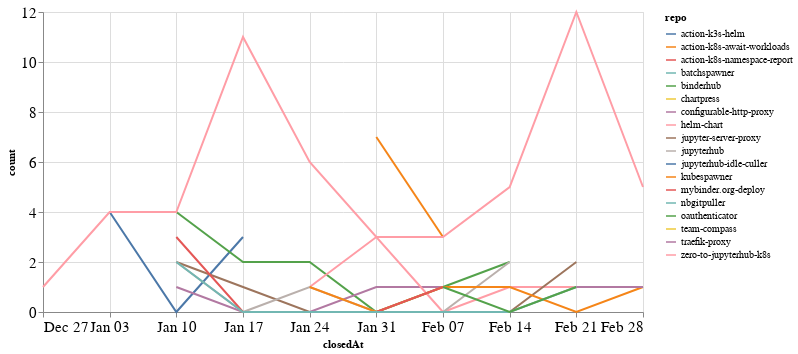

Source (notebook cell):
### Code cell
closed_by_time = closed_by.groupby('repo').resample('W', on='closedAt').count()['author'].reset_index()
closed_by_time = closed_by_time.rename(columns={'author': 'count'})

alt.Chart(closed_by_time, width=600).mark_line().encode(
    x='closedAt',
    y='count',
    color='repo',
    tooltip="repo"
)

### Figure 1 — Vega-Lite specification as saved in the notebook (floating-point values rounded to 4 significant figures)
{"config": {"axisLeft": {"labelFontSize": 15}, "axisBottom": {"labelFontSize": 15}}, "data": {"name": "data-d7e134dae40182c85a0f74088e57dacf"}, "mark": "line", "encoding": {"color": {"type": "nominal", "field": "repo"}, "tooltip": {"type": "nominal", "field": "repo"}, "x": {"type": "temporal", "field": "closedAt"}, "y": {"type": "quantitative", "field": "count"}}, "width": 600, "$schema": "https://vega.github.io/schema/vega-lite/v4.8.1.json", "datasets": {"data-d7e134dae40182c85a0f74088e57dacf": [{"repo": "action-k3s-helm", "closedAt": "2021-01-03T00:00:00", "count": 4}, {"repo": "action-k3s-helm", "closedAt": "2021-01-10T00:00:00", "count": 0}, {"repo": "action-k3s-helm", "closedAt": "2021-01-17T00:00:00", "count": 3}, {"repo": "action-k8s-await-workloads", "closedAt": "2021-01-31T00:00:00", "count": 7}, {"repo": "action-k8s-await-workloads", "closedAt": "2021-02-07T00:00:00", "count": 3}, {"repo": "action-k8s-namespace-report", "closedAt": "2021-02-07T00:00:00", "count": 1}, {"repo": "batchspawner", "closedAt": "2021-01-31T00:00:00", "count": 4}, {"repo": "binderhub", "closedAt": "2021-01-10T00:00:00", "count": 4}, {"repo": "binderhub", "closedAt": "2021-01-17T00:00:00", "count": 2}, {"repo": "binderhub", "closedAt": "2021-01-24T00:00:00", "count": 2}, {"repo": "binderhub", "closedAt": "2021-01-31T00:00:00", "count": 0}, {"repo": "binderhub", "closedAt": "2021-02-07T00:00:00", "count": 1}, {"repo": "binderhub", "closedAt": "2021-02-14T00:00:00", "count": 2}, {"repo": "chartpress", "closedAt": "2021-01-24T00:00:00", "count": 1}, {"repo": "configurable-http-proxy", "closedAt": "2021-01-10T00:00:00", "count": 1}, {"repo": "configurable-http-proxy", "closedAt": "2021-01-17T00:00:00", "count": 0}, {"repo": "configurable-http-proxy", "closedAt": "2021-01-24T00:00:00", "count": 0}, {"repo": "configurable-http-proxy", "closedAt": "2021-01-31T00:00:00", "count": 1}, {"repo": "configurable-http-proxy", "closedAt": "2021-02-07T00:00:00", "count": 1}, {"repo": "configurable-http-proxy", "closedAt": "2021-02-14T00:00:00", "count": 1}, {"repo": "helm-chart", "closedAt": "2021-01-24T00:00:00", "count": 1}, {"repo": "helm-chart", "closedAt": "2021-01-31T00:00:00", "count": 3}, {"repo": "helm-chart", "closedAt": "2021-02-07T00:00:00", "count": 0}, {"repo": "helm-chart", "closedAt": "2021-02-14T00:00:00", "count": 1}, {"repo": "helm-chart", "closedAt": "2021-02-21T00:00:00", "count": 1}, {"repo": "jupyter-server-proxy", "closedAt": "2021-01-10T00:00:00", "count": 2}, {"repo": "jupyter-server-proxy", "closedAt": "2021-01-17T00:00:00", "count": 1}, {"repo": "jupyter-server-proxy", "closedAt": "2021-01-24T00:00:00", "count": 0}, {"repo": "jupyter-server-proxy", "closedAt": "2021-01-31T00:00:00", "count": 0}, {"repo": "jupyter-server-proxy", "closedAt": "2021-02-07T00:00:00", "count": 0}, {"repo": "jupyter-server-proxy", "closedAt": "2021-02-14T00:00:00", "count": 0}, {"repo": "jupyter-server-proxy", "closedAt": "2021-02-21T00:00:00", "count": 2}, {"repo": "jupyterhub", "closedAt": "2021-01-10T00:00:00", "count": 2}, {"repo": "jupyterhub", "closedAt": "2021-01-17T00:00:00", "count": 0}, {"repo": "jupyterhub", "closedAt": "2021-01-24T00:00:00", "count": 1}, {"repo": "jupyterhub", "closedAt": "2021-01-31T00:00:00", "count": 0}, {"repo": "jupyterhub", "closedAt": "2021-02-07T00:00:00", "count": 0}, {"repo": "jupyterhub", "closedAt": "2021-02-14T00:00:00", "count": 2}, {"repo": "jupyterhub-idle-culler", "closedAt": "2021-01-31T00:00:00", "count": 1}, {"repo": "kubespawner", "closedAt": "2021-01-24T00:00:00", "count": 1}, {"repo": "kubespawner", "closedAt": "2021-01-31T00:00:00", "count": 0}, {"repo": "kubespawner", "closedAt": "2021-02-07T00:00:00", "count": 1}, {"repo": "kubespawner", "closedAt": "2021-02-14T00:00:00", "count": 1}, {"repo": "kubespawner", "closedAt": "2021-02-21T00:00:00", "count": 0}, {"repo": "kubespawner", "closedAt": "2021-02-28T00:00:00", "count": 1}, {"repo": "mybinder.org-deploy", "closedAt": "2021-01-10T00:00:00", "count": 3}, {"repo": "mybinder.org-deploy", "closedAt": "2021-01-17T00:00:00", "count": 0}, {"repo": "mybinder.org-deploy", "closedAt": "2021-01-24T00:00:00", "count": 0}, {"repo": "mybinder.org-deploy", "closedAt": "2021-01-31T00:00:00", "count": 0}, {"repo": "mybinder.org-deploy", "closedAt": "2021-02-07T00:00:00", "count": 1}, {"repo": "nbgitpuller", "closedAt": "2021-01-10T00:00:00", "count": 2}, {"repo": "nbgitpuller", "closedAt": "2021-01-17T00:00:00", "count": 0}, {"repo": "nbgitpuller", "closedAt": "2021-01-24T00:00:00", "count": 0}, {"repo": "nbgitpuller", "closedAt": "2021-01-31T00:00:00", "count": 0}, {"repo": "nbgitpuller", "closedAt": "2021-02-07T00:00:00", "count": 0}, {"repo": "nbgitpuller", "closedAt": "2021-02-14T00:00:00", "count": 0}, {"repo": "nbgitpuller", "closedAt": "2021-02-21T00:00:00", "count": 1}, {"repo": "oauthenticator", "closedAt": "2021-02-07T00:00:00", "count": 1}, {"repo": "oauthenticator", "closedAt": "2021-02-14T00:00:00", "count": 0}, {"repo": "oauthenticator", "closedAt": "2021-02-21T00:00:00", "count": 1}, {"repo": "team-compass", "closedAt": "2021-02-28T00:00:00", "count": 1}, {"repo": "traefik-proxy", "closedAt": "2021-02-21T00:00:00", "count": 1}, {"repo": "traefik-proxy", "closedAt": "2021-02-28T00:00:00", "count": 1}, {"repo": "zero-to-jupyterhub-k8s", "closedAt": "2020-12-27T00:00:00", "count": 1}, {"repo": "zero-to-jupyterhub-k8s", "closedAt": "2021-01-03T00:00:00", "count": 4}, {"repo": "zero-to-jupyterhub-k8s", "closedAt": "2021-01-10T00:00:00", "count": 4}, {"repo": "zero-to-jupyterhub-k8s", "closedAt": "2021-01-17T00:00:00", "count": 11}, {"repo": "zero-to-jupyterhub-k8s", "closedAt": "2021-01-24T00:00:00", "count": 6}, {"repo": "zero-to-jupyterhub-k8s", "closedAt": "2021-01-31T00:00:00", "count": 3}, {"repo": "zero-to-jupyterhub-k8s", "closedAt": "2021-02-07T00:00:00", "count": 3}, {"repo": "zero-to-jupyterhub-k8s", "closedAt": "2021-02-14T00:00:00", "count": 5}, {"repo": "zero-to-jupyterhub-k8s", "closedAt": "2021-02-21T00:00:00", "count": 12}, {"repo": "zero-to-jupyterhub-k8s", "closedAt": "2021-02-28T00:00:00", "count": 5}]}}
